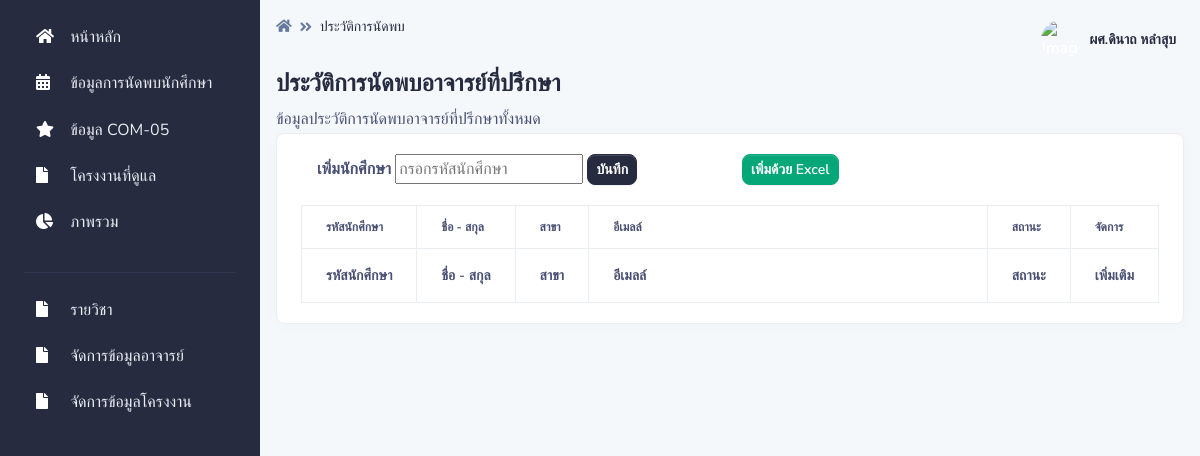
Before: /pages/subject/student.php?act=show&ID=7ZxTlc (signed in) with the older database file.
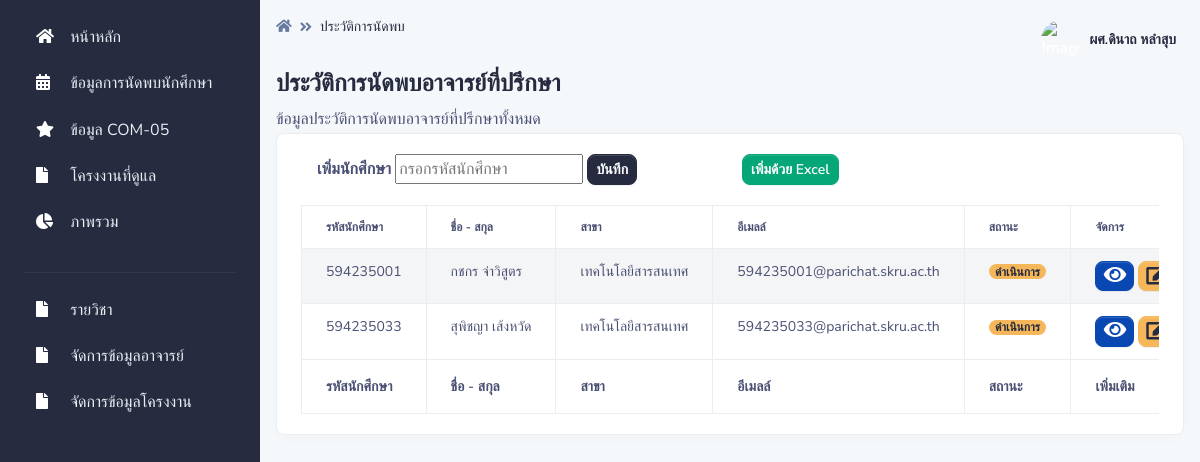
After: the same page with the newer database file.
### tables this page shows
CREATE TABLE `subject_hash_student` (
  `ss_id` int(20) NOT NULL,
  `ss_subject_id` varchar(15) NOT NULL,
  `ss_student_id` int(15) NOT NULL
);

CREATE TABLE `student` (
  `student_id` int(15) NOT NULL,
  `student_name` varchar(255) NOT NULL,
  `student_major` int(2) NOT NULL,
  `student_phone` varchar(15) NOT NULL,
  `student_email` varchar(255) NOT NULL,
  `student_password` varchar(255) NOT NULL,
  `student_photo` varchar(255) NOT NULL,
  `student_project` int(15) NOT NULL,
  `student_type` varchar(1) NOT NULL DEFAULT 'A'
);

CREATE TABLE `major` (
  `student_major_id` int(2) NOT NULL,
  `student_major_name` varchar(255) NOT NULL
);

CREATE TABLE `project_status` (
  `project_status_id` int(2) NOT NULL,
  `project_status_name` varchar(255) NOT NULL,
  `project_status_class` varchar(255) NOT NULL
);

### pages/subject/student.php (the view, shortened to what this page needs)
<?php
if ($_SESSION["Teacherlevel"]=="2"){?>
<?php include '../../conn.php';
$id_section_room =$_REQUEST["ID"];
?>
<!DOCTYPE html>
<html lang="en">
<head>
    <link type="text/css" href="../../vendor/@fortawesome/fontawesome-free/css/all.min.css" rel="stylesheet">
    <link type="text/css" href="../../vendor/notyf/notyf.min.css" rel="stylesheet">
    <link type="text/css" href="../../css/volt.css" rel="stylesheet">
    <link rel="stylesheet" type="text/css" href="https://cdn.datatables.net/1.10.23/css/dataTables.bootstrap5.min.css">
</head>
<body>
    <?php include '../menu_te.php';?>
    <main class="content">
        <nav class="navbar navbar-top navbar-expand navbar-dashboard navbar-dark pl-0 pr-2 pb-0">
            <div class="container-fluid px-0">
                <div class="d-flex justify-content-between w-100" id="navbarSupportedContent">
                    <div class="d-flex">
                        <nav aria-label="breadcrumb">
                            <ol class="breadcrumb breadcrumb-dark breadcrumb-transparent">
                                <li class="breadcrumb-item"><a href="../student_index"><span
                                            class="fas fa-home"></span></a></li>
                                <li class="breadcrumb-item active" aria-current="page">ประวัติการนัดพบ</li>
                            </ol>
                        </nav>
                    </div>
                    <?php include '../navbar_te.php';?>
                </div>
            </div>
        </nav>
        <div class="py-0">
            <div class="d-flex justify-content-between w-100 flex-wrap">
                <div class="mb-3 mb-lg-0">
                    <h1 class="h4">ประวัติการนัดพบอาจารย์ที่ปรึกษา</h1>
                    <p class="mb-0">ข้อมูลประวัติการนัดพบอาจารย์ที่ปรึกษาทั้งหมด
                    </p>
                </div>
            </div>
        </div>
        <div class="card border-light shadow-sm mb-4">
            <div class="card-body">
                <div class="container">
                    <div class="row">
                        <div class="col-lg-6 col-md-6">
                            <form action="student_add.php" method="post">
                                <label for="student_id">เพิ่มนักศึกษา</label>
                                <input type="text" name="projec_id" id="student_id" placeholder="กรอกรหัสนักศึกษา"
                                    required>
                                <button type="submit" class="btn btn-primary btn-sm">บันทึก</button>
                            </form>
                        </div>
                        <div class="col-lg-6 col-md-6">
                            <a class="btn btn-success btn-sm " data-toggle="modal" data-target="#exampleModalCenter"
                                role="button">เพิ่มด้วย Excel</a>
                        </div>
                    </div>
                </div>
            <div class="table-responsive">
                <table id="example" class="table table-striped table-bordered" width="100%"
                    >
                    <col style="width:5%">
                    <col style="width:7%">
                    <col style="width:7%">
                    <col style="width:71%">
                    <col style="width:5%">
                    <col style="width:5%">
                    <thead>
                        <tr>
                            <th scope="col">รหัสนักศึกษา</th>
                            <th scope="col">ชื่อ - สกุล</th>
                            <th scope="col">สาขา</th>
                            <th scope="col">อีเมลล์</th>
                            <th scope="col">สถานะ</th>
                            <th scope="col">จัดการ</th>
                        </tr>
                    </thead>
                    <tbody>
                        <?php
					$sql = "SELECT
                    subject_hash_student.ss_id,
                    subject_hash_student.ss_subject_id,
                    subject_hash_student.ss_student_id,
                    student.student_name,
                    student.student_major,
                    student.student_phone,
                    student.student_email,
                    project_status.project_status_name,
                    project_status.project_status_class,
                    major.student_major_name,
                    student.student_project
                    FROM
                    subject_hash_student
                    INNER JOIN student ON subject_hash_student.ss_student_id = student.student_id
                    INNER JOIN project ON student.student_project = project.project_id
                    INNER JOIN project_status ON project.project_status = project_status.project_status_id
                    INNER JOIN major ON student.student_major = major.student_major_id
                    WHERE
                    subject_hash_student.ss_subject_id = '$id_section_room'
                    ";
					$result = $con->query($sql);
					if ($result->num_rows > 0) {
						while($row = $result->fetch_assoc()) {
                            echo '<tr>
                                <td>'. $row["ss_student_id"].'</td>
                                <td>'. $row["student_name"].'</td>
                                <td>'. $row["student_major_name"].'</td>
                                <td>'. $row["student_email"].'</td>
                                <td><h6><span class="badge bg-'. $row["project_status_class"].'">'. $row["project_status_name"].'</span></h6></td>
                                   <td>
                                        <a type="button" href="project_detail.php?act=show&ID=' . $row["student_project"].'"
                                            class="btn btn-info btn-xs"
                                           >
                                            <span class="icon icon-sm">
                                                <span class="fas fa-eye icon-dark"></span>
                                            </span>
                                        </a>
                                        <a type="button" href="project_edit.php?act=show&ID=' . $row["ss_student_id"].'"
                                        class="btn btn-warning btn-xs"
                                       >
                                        <span class="icon icon-sm">
                                            <span class="fas fa-edit icon-dark"></span>
                                        </span>
                                    </a>
                                    <a type="button" href="javascript: delete_student(' . $row["ss_id"].')"
                                        class="btn btn-danger btn-xs"
                                       >
                                        <span class="icon icon-sm">
                                            <span class="fas fa-trash-alt icon-dark"></span>
                                        </span>
                                    </a>
                                </td>
                            </tr>';
						}
					}
					?>
                    </tbody>
                    <tfoot>
                        <tr>
                            <th>รหัสนักศึกษา</th>
                            <th>ชื่อ - สกุล</th>
                            <th>สาขา</th>
                            <th>อีเมลล์</th>
                            <th>สถานะ</th>
                            <th>เพิ่มเติม</th>
                        </tr>
                    </tfoot>
                </table>
            </div>
        </div>
        </div>
        <?php include '../footer.php';?>
    </main>
</body>
</html>
<?php }else{
Header("Location: ../404/404.php");
    }
    ?>

### pages/menu_te.php (shortened to what this page needs)
<nav id="sidebarMenu" class="sidebar d-md-block bg-primary text-white collapse" data-simplebar>
    <div class="sidebar-inner px-4 pt-3">
        <ul class="nav flex-column">
            <li class="nav-item ">
                <a href="../../pages/teacher" class="nav-link">
                    <span class="sidebar-icon"><span class="fas fa-home"></span></span>
                    <span>หน้าหลัก</span>
                </a>
            </li>
            <li class="nav-item ">
                <a href="../../pages/appoint_teacher" class="nav-link">
                    <span class="sidebar-icon"><span class="fas fa-calendar-alt"></span></span>
                    <span>ข้อมูลการนัดพบนักศึกษา</span>
                </a>
            </li>
            <li class="nav-item ">
                <a href="../../pages/com05" class="nav-link">
                    <span class="sidebar-icon"><span class="fas fa-star"></span></span>
                    <span>ข้อมูล COM-05</span>
                </a>
            </li>
            <li class="nav-item ">
                <a href="../../pages/project_teacher" class="nav-link">
                    <span class="sidebar-icon"><span class="fas fa-file"></span></span>
                    <span>โครงงานที่ดูแล</span>
                </a>
            </li>
            <li class="nav-item ">
                <a href="../../pages/teacher_dashboard" class="nav-link">
                    <span class="sidebar-icon"><span class="fas fa-chart-pie"></span></span>
                    <span>ภาพรวม</span>
                </a>
            </li>
            <li role="separator" class="dropdown-divider mt-4 mb-3 border-black"></li>
            <?php
        if($_SESSION["Teacherlevel"]==2){
echo'<li class="nav-item ">
<a href="../../pages/subject" class="nav-link">
    <span class="sidebar-icon"><span class="fas fa-file"></span></span>
    <span>รายวิชา</span>
</a>
</li>
<li class="nav-item ">
<a href="../../pages/subject" class="nav-link">
    <span class="sidebar-icon"><span class="fas fa-file"></span></span>
    <span>จัดการข้อมูลอาจารย์</span>
</a>
</li>
<li class="nav-item ">
<a href="../../pages/subject" class="nav-link">
    <span class="sidebar-icon"><span class="fas fa-file"></span></span>
    <span>จัดการข้อมูลโครงงาน</span>
</a>
</li>
';
        }
        ?>
        </ul>
    </div>
</nav>

### pages/navbar_te.php (shortened to what this page needs)
<ul class="navbar-nav align-items-center">
    <li class="nav-item dropdown">
        <a class="nav-link pt-1 px-0" href="#" role="button" data-toggle="dropdown" aria-haspopup="true"
            aria-expanded="false">
            <div class="media d-flex align-items-center">
                <img class="user-avatar md-avatar rounded-circle" alt="Image placeholder"
                    src="<?php echo  $_SESSION["TeacherPhoto"]; ?>">
                <div class="media-body ml-2 text-dark align-items-center d-none d-lg-block">
                    <span class="mb-0 font-small font-weight-bold"><?php echo  $_SESSION["TeacherName"]; ?></span>
                </div>
            </div>
        </a>
    </li>
</ul>

### pages/footer.php (shortened to what this page needs)
<footer class="footer section py-5">
        </footer>

Changed rows visible on the page:
added subject_hash_student: ss_student "594235001", ss_student.student_name "กชกร จ่าวิสูตร", major.student_major_name "เทคโนโลยีสารสนเทศ", ss_student.student_email "594235001@parichat.skru.ac.th", project_status.project_status_name "ดำเนินการ"
added subject_hash_student: ss_student "594235033", ss_student.student_name "สุพิชญา เส้งหวัด", major.student_major_name "เทคโนโลยีสารสนเทศ", ss_student.student_email "594235033@parichat.skru.ac.th", project_status.project_status_name "ดำเนินการ"
